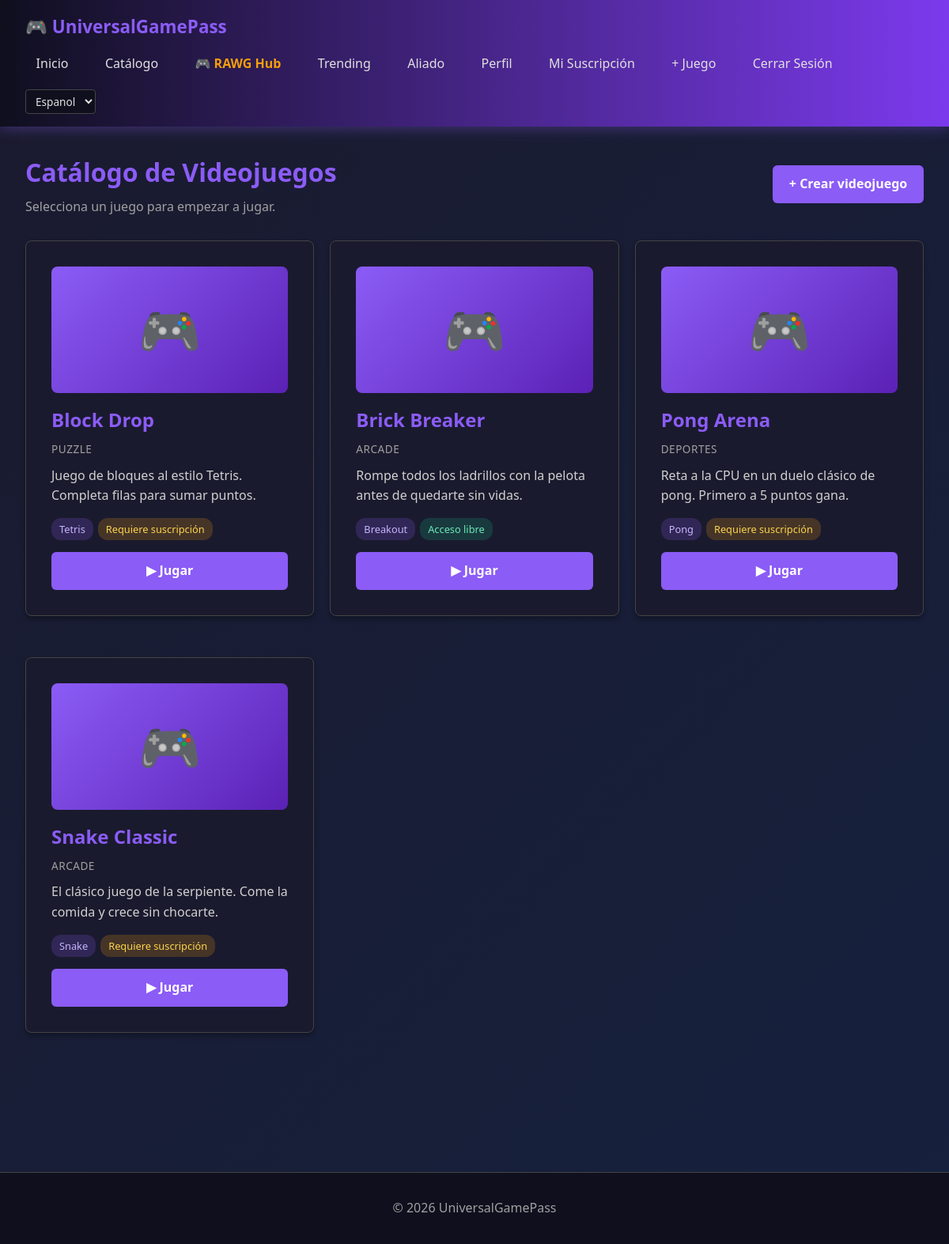
Page /juegos/ (signed in) on the committed database.
### core/models.py (models this page shows, shortened)
class Videojuego(models.Model):
    SLUG_CHOICES = [
        ('snake', 'Snake'),
        ('tetris', 'Tetris'),
        ('pong', 'Pong'),
        ('breakout', 'Breakout'),
    ]
    nombre = models.CharField(max_length=200)
    descripcion = models.TextField()
    genero = models.CharField(max_length=100)
    imagen_url = models.URLField(blank=True, null=True)
    precio_compra = models.DecimalField(max_digits=10, decimal_places=2, null=True, blank=True)
    disponible = models.BooleanField(default=True)
    fecha_lanzamiento = models.DateField(null=True, blank=True)
    slug_ejecutable = models.CharField(
        max_length=30,
        choices=SLUG_CHOICES,
        default='snake',
        help_text="Identificador del motor de juego HTML5 a ejecutar"
    )
    requiere_suscripcion = models.BooleanField(
        default=True,
        help_text="Si esta activo, el usuario necesita suscripcion vigente para jugarlo"
    )
    creado_en = models.DateTimeField(auto_now_add=True)
    class Meta:
        ordering = ['-creado_en']

### core/views/juegos_views.py (the view)
# urls.py: path("juegos/", CatalogoJuegosView.as_view(), name="catalogo_juegos"),
class CatalogoJuegosView(LoginRequiredMixin, View):
    def get(self, request):
        juegos = Videojuego.objects.filter(disponible=True).order_by("nombre")
        return render(
            request,
            "core/catalogo_juegos.html",
            {
                "juegos": juegos,
                "tiene_suscripcion": usuario_tiene_suscripcion_activa(request.user),
            },
        )

### core/services.py (called while the page is built)
def usuario_tiene_suscripcion_activa(user):
    if not user.is_authenticated:
        return False
    ahora = timezone.now()
    return Suscripcion.objects.filter(
        user=user,
        activa=True,
        inicio__lte=ahora,
        fin__gte=ahora,
    ).exists()

### core/templates/core/catalogo_juegos.html (shortened to what this page needs)
{% extends 'core/base.html' %}
{% block content %}
<div class="container">
  <div style="margin-bottom: 30px; display: flex; justify-content: space-between; align-items: center; flex-wrap: wrap; gap: 15px;">
    <div>
      <h1 style="margin: 0 0 6px; color: #8b5cf6;">Catálogo de Videojuegos</h1>
      <p style="color: #a0a0a0; margin: 0;">Selecciona un juego para empezar a jugar.</p>
    </div>
    {% if user.is_staff %}
      <a href="{% url 'crear_juego' %}" class="btn btn-primary">+ Crear videojuego</a>
    {% endif %}
  </div>
  {% if juegos %}
    <div class="grid">
      {% for juego in juegos %}
        <div class="card" style="display: flex; flex-direction: column; justify-content: space-between;">
          <div>
            {% if juego.imagen_url %}
              <img src="{{ juego.imagen_url }}" alt="{{ juego.nombre }}" style="width: 100%; height: 160px; object-fit: cover; border-radius: 8px; margin-bottom: 15px;">
            {% else %}
              <div style="width: 100%; height: 160px; background: linear-gradient(135deg, #8b5cf6, #5b21b6); border-radius: 8px; margin-bottom: 15px; display: flex; align-items: center; justify-content: center; font-size: 4rem;">
                🎮
              </div>
            {% endif %}
            <h2 style="margin: 0 0 6px;">{{ juego.nombre }}</h2>
            <p style="color: #a0a0a0; font-size: 0.85rem; margin: 0 0 10px; text-transform: uppercase; letter-spacing: 0.5px;">{{ juego.genero }}</p>
            <p style="color: #d0d0d0; margin: 0 0 15px;">{{ juego.descripcion|truncatewords:25 }}</p>
            <div style="display: flex; flex-wrap: wrap; gap: 6px; margin-bottom: 15px;">
              <span style="background: rgba(139, 92, 246, 0.2); padding: 4px 10px; border-radius: 12px; font-size: 0.8rem; color: #c4b5fd;">{{ juego.get_slug_ejecutable_display }}</span>
              {% if juego.requiere_suscripcion %}
                <span style="background: rgba(245, 158, 11, 0.2); padding: 4px 10px; border-radius: 12px; font-size: 0.8rem; color: #fcd34d;">Requiere suscripción</span>
              {% else %}
                <span style="background: rgba(16, 185, 129, 0.2); padding: 4px 10px; border-radius: 12px; font-size: 0.8rem; color: #6ee7b7;">Acceso libre</span>
              {% endif %}
            </div>
          </div>
          <div style="display: flex; gap: 10px;">
            {% if juego.requiere_suscripcion and not tiene_suscripcion %}
              <a href="{% url 'suscripcion_form' %}" class="btn btn-secondary" style="flex: 1; text-align: center;">Suscribirse para jugar</a>
            {% else %}
              <a href="{% url 'jugar_juego' juego.id %}" class="btn btn-primary" style="flex: 1; text-align: center;">▶ Jugar</a>
            {% endif %}
          </div>
        </div>
      {% endfor %}
    </div>
  {% endif %}
</div>
{% endblock %}

### core/templates/core/base.html (style rules this page uses)
* { margin: 0; padding: 0; box-sizing: border-box; }
body { font-family: 'Segoe UI', Tahoma, Geneva, Verdana, sans-serif; background: linear-gradient(135deg, #1a1a2e 0%, #16213e 100%); color: #e0e0e0; line-height: 1.6; min-height: 100vh; }
:root { --primary: #8b5cf6; --primary-dark: #7c3aed; --dark-bg: #0f0f1e; --card-bg: #1a1a2e; --text-light: #e0e0e0; --text-muted: #a0a0a0; --border: #444; --success: #10b981; --error: #ef4444; --warning: #f59e0b; }
.btn { padding: 0.7rem 1.3rem; border: none; border-radius: 6px; cursor: pointer; font-weight: 600; transition: all 0.3s ease; text-decoration: none; display: inline-block; }
.btn-primary { background: var(--primary); color: white; }
.container { max-width: 1200px; margin: 0 auto; padding: 2rem; }
.card { background: var(--card-bg); border: 1px solid var(--border); border-radius: 8px; padding: 2rem; margin-bottom: 2rem; box-shadow: 0 4px 6px rgba(0, 0, 0, 0.3); transition: transform 0.3s ease, box-shadow 0.3s ease; }
.card h2 { color: var(--primary); margin-bottom: 1rem; font-size: 1.5rem; }
.grid { display: grid; grid-template-columns: repeat(auto-fit, minmax(280px, 1fr)); gap: 2rem; margin-bottom: 3rem; }

### core/templates/core/catalogo_juegos.html (style rules this page uses)
.grid { display: grid; grid-template-columns: repeat(auto-fill, minmax(280px, 1fr)); gap: 20px; }

### rows in the picture
Videojuego: nombre "Block Drop", genero "PUZZLE", descripcion "Juego de bloques al estilo Tetris. Completa filas para sumar puntos.", slug_ejecutable "Tetris", requiere_suscripcion "Requiere suscripción"
Videojuego: nombre "Brick Breaker", genero "ARCADE", descripcion "Rompe todos los ladrillos con la pelota antes de quedarte sin vidas.", slug_ejecutable "Breakout", requiere_suscripcion "Acceso libre"
Videojuego: nombre "Pong Arena", genero "DEPORTES", descripcion "Reta a la CPU en un duelo clásico de pong. Primero a 5 puntos gana.", slug_ejecutable "Pong", requiere_suscripcion "Requiere suscripción"
Videojuego: nombre "Snake Classic", genero "ARCADE", descripcion "El clásico juego de la serpiente. Come la comida y crece sin chocarte.", slug_ejecutable "Snake", requiere_suscripcion "Requiere suscripción"

### other values in the picture
form field language "Espanol"
